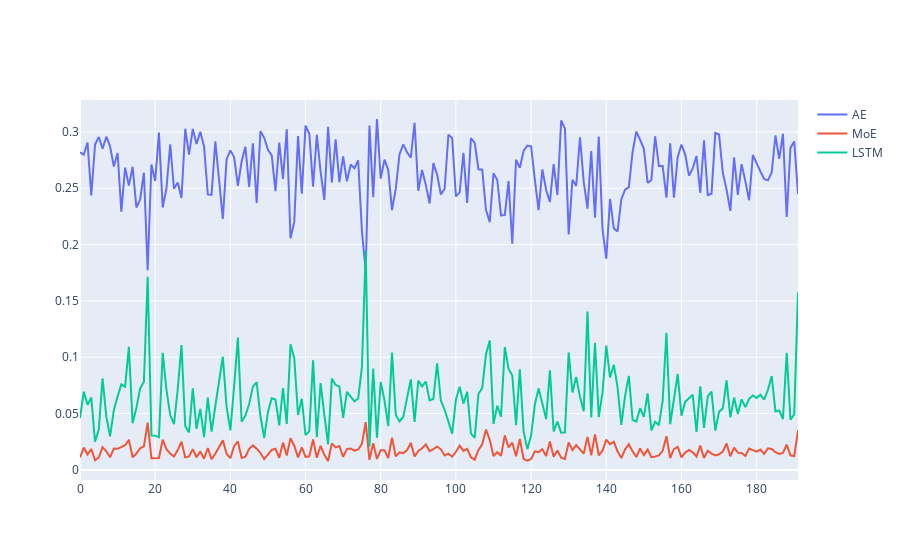

Source (notebook cell):
### Code cell
fig = go.Figure()
fig.add_trace(go.Scatter(x=np.arange(192), y=ae_results[0]["recon_error"], name="AE"))
fig.add_trace(go.Scatter(x=np.arange(192), y=errMoe, name="MoE"))
fig.add_trace(go.Scatter(x=np.arange(192), y=errLstm, name="LSTM"))
fig.show()

### Figure 1 — Plotly figure (JSON) as saved in the notebook; plotly's stock layout.template omitted (floating-point values rounded to 4 significant figures; data arrays with more than 128 entries replaced by an {"elided": "..."} marker saying what was removed)
{"data": [{"name": "AE", "type": "scatter", "x": {"elided": "192 int values"}, "y": {"elided": "192 float values"}}, {"name": "MoE", "type": "scatter", "x": {"elided": "192 int values"}, "y": {"elided": "192 float values"}}, {"name": "LSTM", "type": "scatter", "x": {"elided": "192 int values"}, "y": {"elided": "192 float values"}}], "layout": {}}
